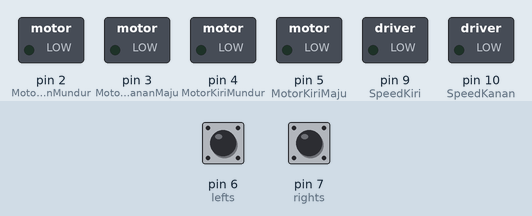
Simulated run of this sketch. Board: Arduino Uno, built with avr-gcc and run on an emulated ATmega328P. On the bench: switched loads named in the sketch (green lamp = pin HIGH). Inputs (shaded band) come from the test bench; at power-on: pin 6 (lefts) HIGH, pin 7 (rights) HIGH. What the sketch prints to the serial monitor is not drawn.

Above: at 4.2 s.
4.3 s: pin 6 (lefts) pulled LOW for 0.15 s
At 4.9 s:
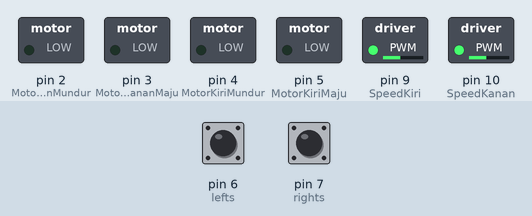
5.9 s: pin 7 (rights) pulled LOW for 0.15 s
At 5.98 s:
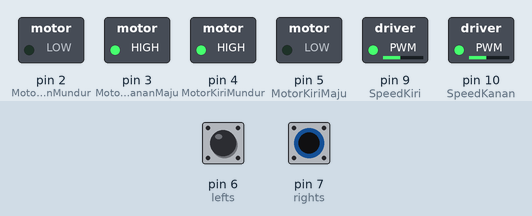
7.5 s: pin 7 (rights) pulled LOW for 3.2 s
At 12.1 s:
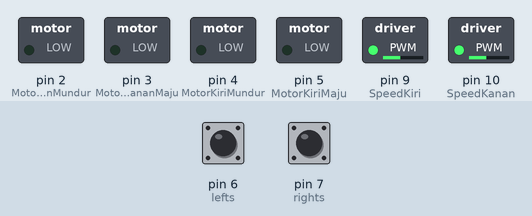
13.7 s: pin 7 (rights) pulled LOW for 1 s
At 14.5 s:
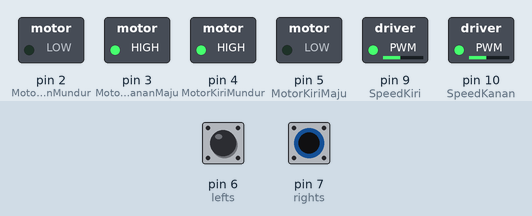
17.7 s: pin 6 (lefts) pulled LOW for 3.2 s
At 18.0 s:
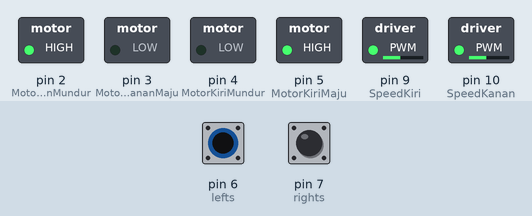
22.4 s: pin 6 (lefts) driven LOW and pin 7 (rights) driven LOW
At 22.9 s:
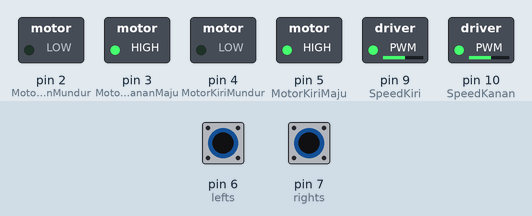
Timing chart, 0 to 24.9 s (numbered marks = the images above; inputs shaded):
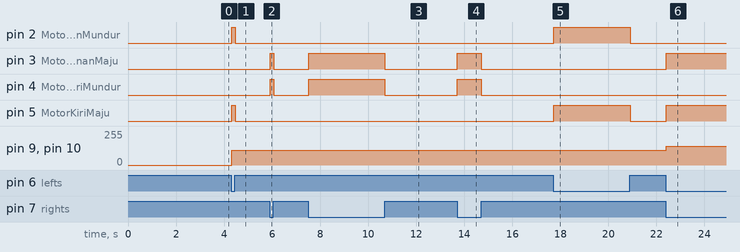

Measured:
- after the input at 4.3 s, pin 2 (MotorKananMundur), pin 5 (MotorKiriMaju): LOW → HIGH at once, → LOW 0.15 s later; pin 9 (SpeedKiri), pin 10 (SpeedKanan): 0/255 → 110/255 at once
- after the input at 5.9 s, pin 3 (MotorKananMaju), pin 4 (MotorKiriMundur): LOW → HIGH at once, → LOW 0.14 s later
- after the input at 7.5 s, pin 3 (MotorKananMaju), pin 4 (MotorKiriMundur): LOW → HIGH at once, → LOW 3.2 s later
- after the input at 13.7 s, pin 3 (MotorKananMaju), pin 4 (MotorKiriMundur): LOW → HIGH at once, → LOW 0.99 s later
- after the input at 17.7 s, pin 2 (MotorKananMundur), pin 5 (MotorKiriMaju): LOW → HIGH at once, → LOW 3.2 s later
- after the input at 22.4 s, pin 3 (MotorKananMaju), pin 5 (MotorKiriMaju): LOW → HIGH at once; pin 9 (SpeedKiri), pin 10 (SpeedKanan): 110/255 → 140/255 at once

The sketch:

LinoBot_AF_versi_l298_verse5.ino
```cpp
//ROBOT LINE FOLLOWER --

//motor Speed
int HighSpeed = 140; //kecepatan lurus
int MidSpeed = 110; //kecepatan belok roda luar
int LowSpeed = 110; //kecepatan belok roda dalam
int SpeedDelay = 10; //delay fungsi

// L298N Control Pins
const int MotorKiriMaju = 5;
const int MotorKiriMundur = 4;
const int MotorKananMaju = 3;
const int MotorKananMundur = 2;
const int SpeedKiri = 9;
const int SpeedKanan = 10;

// Line Sensor Pins
  const int lefts = 6;
  const int rights = 7;

int left_sensor_state;
int right_sensor_state;

void setup() {
  pinMode(MotorKananMundur,OUTPUT);
  pinMode(MotorKananMaju,OUTPUT);
  pinMode(MotorKiriMundur,OUTPUT);
  pinMode(MotorKiriMaju,OUTPUT);

  pinMode(lefts,INPUT);
  pinMode(rights,INPUT);

  //begin serial communication
  Serial.begin(9600);
  delay(3000);

}

void maju()
{
  Serial.println("going forward");
  digitalWrite(MotorKiriMaju,HIGH);
  digitalWrite(MotorKananMaju,HIGH);
  digitalWrite(MotorKananMundur,LOW);
  digitalWrite(MotorKiriMundur,LOW);
  analogWrite (SpeedKiri, HighSpeed);
  analogWrite (SpeedKanan, HighSpeed);
  //delay(SpeedDelay);
}

void mundur()
{
  digitalWrite(MotorKiriMundur,HIGH);
  digitalWrite(MotorKananMundur,HIGH);
  digitalWrite(MotorKiriMaju,LOW);
  digitalWrite(MotorKananMaju,LOW);
   analogWrite (SpeedKiri, HighSpeed);
  analogWrite (SpeedKanan, HighSpeed);
}

void kanan()
{
  Serial.println("turning right");
  digitalWrite(MotorKiriMaju,HIGH);
  digitalWrite(MotorKananMundur,HIGH);
  digitalWrite(MotorKananMaju,LOW);
  digitalWrite(MotorKiriMundur,LOW);
  analogWrite (SpeedKiri, MidSpeed);
  analogWrite (SpeedKanan, LowSpeed);
  //delay(SpeedDelay);
}

void kiri()
{
  Serial.println("turning left");
  digitalWrite(MotorKananMaju,HIGH);
  digitalWrite(MotorKiriMundur,HIGH);
  digitalWrite(MotorKiriMaju,LOW);
  digitalWrite(MotorKananMundur,LOW);
  analogWrite (SpeedKiri, LowSpeed);
  analogWrite (SpeedKanan, MidSpeed);
  delay(SpeedDelay);
}

void berhenti()
{
  Serial.println("stop");
  digitalWrite(MotorKananMaju,LOW);
  digitalWrite(MotorKiriMundur,LOW);
  digitalWrite(MotorKiriMaju,LOW);
  digitalWrite(MotorKananMundur,LOW);
}

void loop(){
left_sensor_state = digitalRead(lefts);
right_sensor_state = digitalRead(rights);


  //line detected by none
  if(right_sensor_state == LOW && left_sensor_state == LOW){

    maju();
  }

  //line detected by right sensor
  if(right_sensor_state == HIGH && left_sensor_state == LOW){

    kanan();
  }

  //line detected by left sensor
  if(right_sensor_state == LOW && left_sensor_state == HIGH){

    kiri();
  }

  //line detected by
  if(right_sensor_state == HIGH && left_sensor_state == HIGH){
    //stop
    berhenti();
//while(true){

 //} berhenti total
  }
}
```
